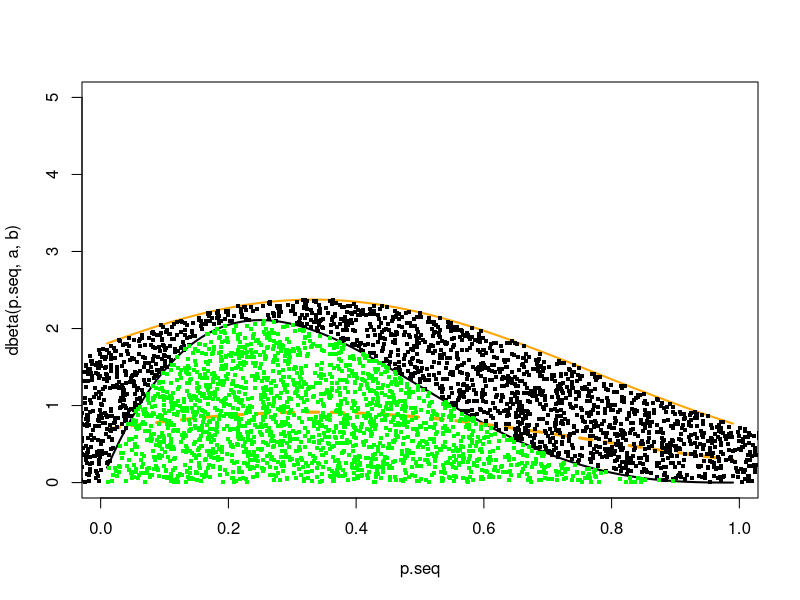
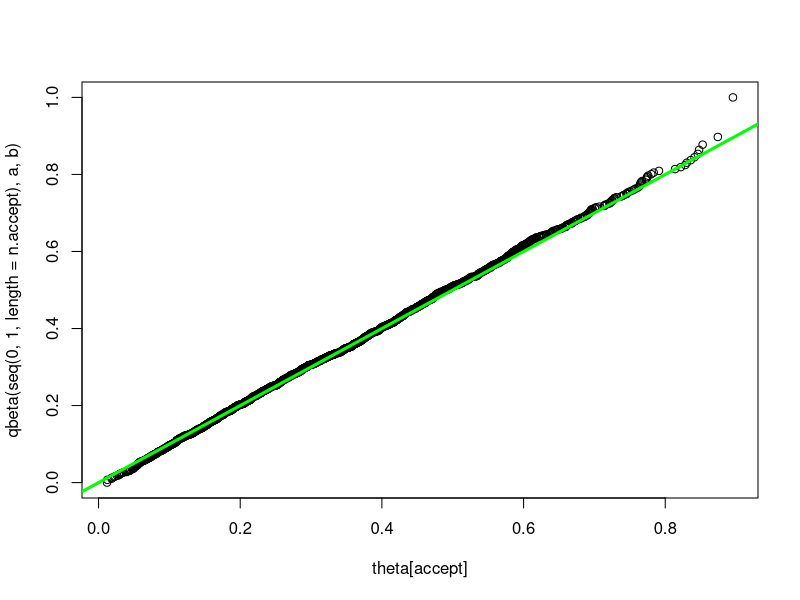

These figures' R source, in order:
### acceptance-rejection sampling example
### Modified 2014-03-19

a <- 2
b <- 4
par(mfrow=c(1,1))
p.seq <- seq (0.01, 0.99, 0.01)
plot(p.seq, dbeta(p.seq, a, b), type="l", lwd=2, ylim=c(0,5))
#M <- max(dbeta(p.seq, a, b))

n <- 5000

theMean = a/(a+b)
theVar = a*b/(a+b)/(a+b+1)
samplingDensity = dnorm(p.seq, theMean, sqrt(theVar))
lines(p.seq, samplingDensity, col="orange", lty=2, lwd=3)

M = max(dbeta(p.seq, a, b)/samplingDensity)  * 1.1
#M=6
lines(p.seq, samplingDensity * M, col="orange", lwd=2)

theta <- rnorm(n,theMean, sqrt(theVar))
u <- runif(n)

heights = u*M*dnorm(theta, theMean, sqrt(theVar))
points (theta, heights, pch=".", cex=4, col="red")


accept <- (heights < dbeta(theta, a, b))

n.accept <- sum(accept)
points (theta[!accept], heights[!accept], col="black", cex=4, pch=".")   
points (theta[ accept], heights[ accept], col="green", cex=4, pch=".")   
cat("Proportion accepted is ", n.accept / n, "\n")

qqplot( theta[accept],
  qbeta(seq(0,1,length=n.accept), a, b))
abline(a=0,b=1, col="green", lwd=3)
